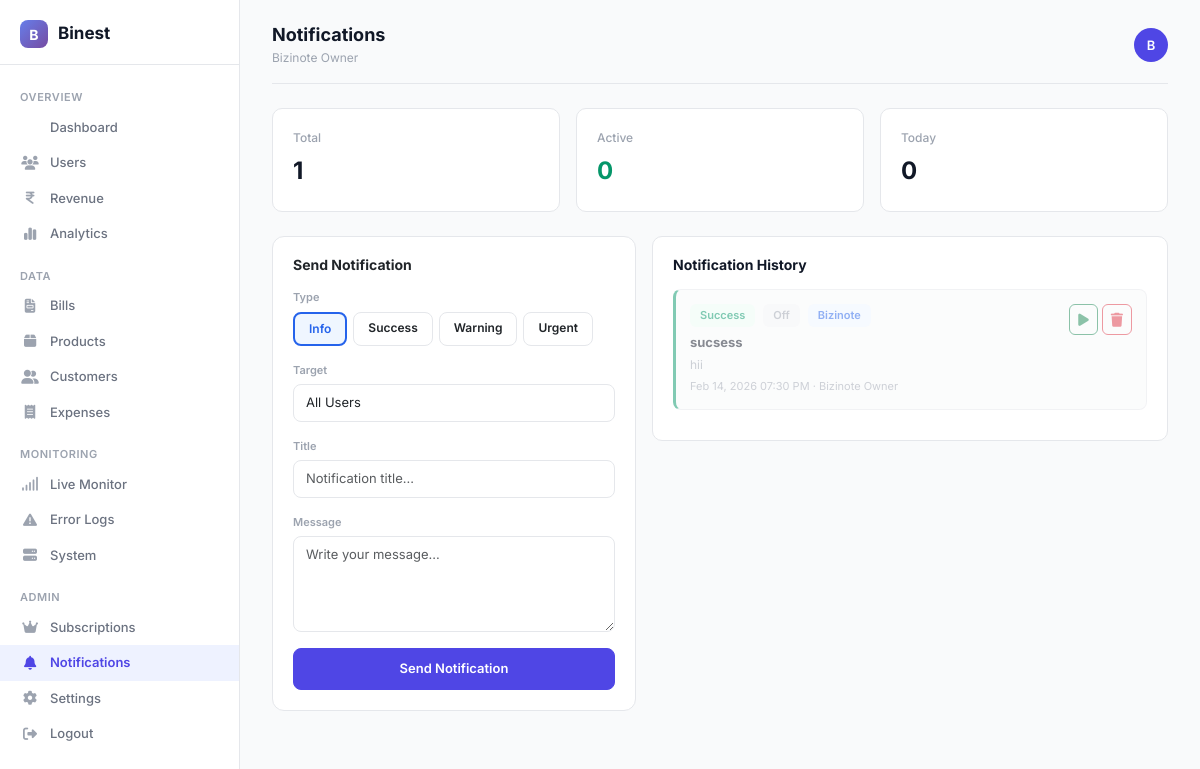
The page /owner/notifications.php (signed in) on the database its author committed.
### tables this page shows
CREATE TABLE `owner_notifications` (
  `id` int(11) NOT NULL AUTO_INCREMENT,
  `title` varchar(255) NOT NULL,
  `message` text NOT NULL,
  `type` enum('info','warning','success','urgent') DEFAULT 'info',
  `target` enum('all','specific') DEFAULT 'all',
  `target_user_id` int(11) DEFAULT NULL,
  `created_by` int(11) NOT NULL,
  `is_active` tinyint(1) DEFAULT 1,
  `created_at` timestamp NOT NULL DEFAULT CURRENT_TIMESTAMP,
  PRIMARY KEY (`id`),
  KEY `idx_active` (`is_active`),
  KEY `idx_target` (`target_user_id`)
);

CREATE TABLE `users` (
  `id` int(11) NOT NULL AUTO_INCREMENT,
  `name` varchar(255) NOT NULL,
  `email` varchar(255) NOT NULL,
  `password` varchar(255) NOT NULL,
  `business_name` varchar(255) DEFAULT NULL,
  `mobile` varchar(20) DEFAULT NULL,
  `address` text DEFAULT NULL,
  `created_at` timestamp NOT NULL DEFAULT current_timestamp(),
  `updated_at` timestamp NOT NULL DEFAULT current_timestamp() ON UPDATE current_timestamp(),
  `is_blocked` tinyint(1) DEFAULT 0,
  PRIMARY KEY (`id`),
  UNIQUE KEY `email` (`email`)
);

CREATE TABLE `owner_users` (
  `id` int(11) NOT NULL AUTO_INCREMENT,
  `username` varchar(100) NOT NULL,
  `email` varchar(255) NOT NULL,
  `password` varchar(255) NOT NULL,
  `full_name` varchar(255) DEFAULT NULL,
  `is_active` tinyint(1) DEFAULT 1,
  `last_login` timestamp NULL DEFAULT NULL,
  `created_at` timestamp NOT NULL DEFAULT current_timestamp(),
  `updated_at` timestamp NOT NULL DEFAULT current_timestamp() ON UPDATE current_timestamp(),
  PRIMARY KEY (`id`),
  UNIQUE KEY `username` (`username`),
  UNIQUE KEY `email` (`email`)
);

### owner/config/functions.php (called while the page is built, shortened)
<?php
function e($string) {
    return htmlspecialchars((string)($string ?? ''), ENT_QUOTES, 'UTF-8');
}
?>

### owner/notifications.php (the view, shortened to what this page needs)
<?php
require_once 'config/db.php';
require_once 'config/functions.php';
try {
    $pdo->exec("CREATE TABLE IF NOT EXISTS owner_notifications (
        id INT AUTO_INCREMENT PRIMARY KEY,
        title VARCHAR(255) NOT NULL,
        message TEXT NOT NULL,
        type ENUM('info','warning','success','urgent') DEFAULT 'info',
        target ENUM('all','specific') DEFAULT 'all',
        target_user_id INT NULL,
        created_by INT NOT NULL,
        is_active TINYINT(1) DEFAULT 1,
        created_at TIMESTAMP DEFAULT CURRENT_TIMESTAMP,
        INDEX idx_active (is_active),
        INDEX idx_target (target_user_id)
    )");
} catch(Exception $e) {}
try {
    $stmt = $pdo->query("
        SELECT n.*, ou.full_name as sender_name, u.name as target_name, u.business_name as target_business
        FROM owner_notifications n
        LEFT JOIN owner_users ou ON n.created_by = ou.id
        LEFT JOIN users u ON n.target_user_id = u.id
        ORDER BY n.created_at DESC LIMIT 50
    ");
    $notifications = $stmt->fetchAll();
} catch(Exception $e) { $notifications = []; }
$totalNotifs = count($notifications);
$activeNotifs = count(array_filter($notifications, fn($n) => $n['is_active']));
$todayNotifs = count(array_filter($notifications, fn($n) => date('Y-m-d', strtotime($n['created_at'])) === date('Y-m-d')));
include 'includes/header.php';
?>
<div class="row g-3 mb-4">
    <div class="col-md-4 col-6"><div class="stat-card"><div class="stat-label">Total</div><div class="stat-value"><?= $totalNotifs ?></div></div></div>
    <div class="col-md-4 col-6"><div class="stat-card"><div class="stat-label">Active</div><div class="stat-value" style="color:var(--green)"><?= $activeNotifs ?></div></div></div>
    <div class="col-md-4 col-6"><div class="stat-card"><div class="stat-label">Today</div><div class="stat-value"><?= $todayNotifs ?></div></div></div>
</div>
<div class="row g-3">
    <div class="col-md-5">
        <div class="card" style="border:1px solid var(--border);border-radius:12px">
            <div class="card-body" style="padding:20px">
                <h6 style="font-weight:700;font-size:14px;margin-bottom:16px">Send Notification</h6>
                <form method="POST">
                    <div class="mb-3">
                        <label style="font-size:11px;font-weight:600;color:var(--text-muted);margin-bottom:6px;display:block">Type</label>
                        <div class="type-select">
                            <div class="type-opt selected" data-type="info" onclick="selectType('info',this)">Info</div>
                            <div class="type-opt" data-type="success" onclick="selectType('success',this)">Success</div>
                            <div class="type-opt" data-type="warning" onclick="selectType('warning',this)">Warning</div>
                            <div class="type-opt" data-type="urgent" onclick="selectType('urgent',this)">Urgent</div>
                        </div>
                    </div>
                    <div class="mb-3">
                        <label style="font-size:11px;font-weight:600;color:var(--text-muted);margin-bottom:6px;display:block">Target</label>
                        <select name="target" class="form-control" style="font-size:13px;border-radius:8px;border:1px solid var(--border)" onchange="document.getElementById('userSelect').style.display=this.value==='specific'?'block':'none'">
                            <option value="all">All Users</option>
                        </select>
                    </div>
                    <div class="mb-3">
                        <label style="font-size:11px;font-weight:600;color:var(--text-muted);margin-bottom:6px;display:block">Title</label>
                        <input type="text" name="title" class="form-control" style="font-size:13px;border-radius:8px;border:1px solid var(--border)" placeholder="Notification title..." required>
                    </div>
                    <div class="mb-3">
                        <label style="font-size:11px;font-weight:600;color:var(--text-muted);margin-bottom:6px;display:block">Message</label>
                        <textarea name="message" class="form-control" rows="4" style="font-size:13px;border-radius:8px;border:1px solid var(--border)" placeholder="Write your message..." required></textarea>
                    </div>
                    <button type="submit" class="btn btn-primary w-100" style="border-radius:8px;font-weight:600;padding:10px;font-size:13px">
                        Send Notification
                    </button>
                </form>
            </div>
        </div>
    </div>
    <div class="col-md-7">
        <div class="table-container">
            <h6 style="font-weight:700;font-size:14px;margin-bottom:16px">Notification History</h6>
            <?php if (empty($notifications)): ?>
                <div class="text-center py-4" style="color:var(--text-muted)">
                    <i class="fas fa-bell-slash" style="font-size:24px"></i>
                    <p class="mt-2 mb-0" style="font-size:13px">No notifications sent yet</p>
                </div>
            <?php else: foreach ($notifications as $n): ?>
                <div class="notif-item type-<?= e($n['type']) ?>" style="<?= !$n['is_active'] ? 'opacity:.5' : '' ?>">
                    <div class="d-flex justify-content-between align-items-start">
                        <div style="flex:1">
                            <div class="d-flex align-items-center gap-2 mb-1 flex-wrap">
                                <span class="sb sb-<?= e($n['type']) ?>"><?= ucfirst(e($n['type'])) ?></span>
                                <span class="sb <?= $n['is_active'] ? 'sb-active' : 'sb-inactive' ?>"><?= $n['is_active'] ? 'Active' : 'Off' ?></span>
                                <?php if ($n['target'] === 'specific'): ?>
                                    <span class="sb" style="background:var(--blue-light);color:var(--blue)"><?= e($n['target_name'] ?: 'User #'.$n['target_user_id']) ?></span>
                                <?php else: ?>
                                    <span class="sb" style="background:#F3F4F6;color:var(--text-secondary)">All Users</span>
                                <?php endif; ?>
                            </div>
                            <strong style="font-size:13px"><?= e($n['title']) ?></strong>
                            <p style="font-size:12px;color:var(--text-muted);margin:4px 0 0"><?= e($n['message']) ?></p>
                            <small style="color:var(--text-muted);font-size:11px"><?= date('M d, Y h:i A', strtotime($n['created_at'])) ?> &middot; <?= e($n['sender_name'] ?? 'Owner') ?></small>
                        </div>
                        <div class="d-flex gap-1">
                            <form method="POST" style="display:inline">
                                <button type="submit" class="btn btn-sm btn-outline-<?= $n['is_active'] ? 'warning' : 'success' ?>" style="border-radius:6px" title="<?= $n['is_active'] ? 'Deactivate' : 'Activate' ?>">
                                    <i class="fas fa-<?= $n['is_active'] ? 'pause' : 'play' ?>"></i>
                                </button>
                            </form>
                            <form method="POST" style="display:inline" onsubmit="return confirm('Delete this notification?')">
                                <button type="submit" class="btn btn-sm btn-outline-danger" style="border-radius:6px"><i class="fas fa-trash"></i></button>
                            </form>
                        </div>
                    </div>
                </div>
            <?php endforeach; endif; ?>
        </div>
    </div>
</div>
<?php include 'includes/footer.php'; ?>

### owner/includes/header.php (style rules this page uses)
:root { --primary: #4F46E5; --primary-light: #EEF2FF; --text-primary: #111827; --text-secondary: #6B7280; --text-muted: #9CA3AF; --border: #E5E7EB; --bg: #F9FAFB; --card-bg: #FFFFFF; --green: #059669; --green-light: #ECFDF5; --red: #DC2626; --red-light: #FEF2F2; --amber: #D97706; --amber-light: #FFFBEB; --blue: #2563EB; --blue-light: #EFF6FF; --sidebar-w: 240px; }
* { box-sizing: border-box; }
body { font-family: 'Inter', -apple-system, BlinkMacSystemFont, sans-serif; background: var(--bg); color: var(--text-primary); font-size: 14px; line-height: 1.5; }
.stat-card, .card-clean { background: var(--card-bg); border: 1px solid var(--border); border-radius: 10px; padding: 20px; }
.stat-value { font-size: 24px; font-weight: 700; color: var(--text-primary); margin-bottom: 2px; }
.stat-label { color: var(--text-muted); font-size: 12px; font-weight: 500; margin-bottom: 6px; }
.table-container { background: var(--card-bg); border: 1px solid var(--border); border-radius: 10px; padding: 20px; }
.btn-primary { background: var(--primary); border-color: var(--primary); font-weight: 600; font-size: 13px; border-radius: 8px; }
.form-control, .form-select { border: 1px solid var(--border); border-radius: 8px; font-size: 13px; padding: 8px 12px; }

### owner/notifications.php (style rules this page uses)
.sb { display:inline-block;padding:3px 10px;border-radius:6px;font-size:11px;font-weight:600 }
.sb-success { background:var(--green-light);color:var(--green) }
.sb-inactive { background:#F3F4F6;color:var(--text-muted) }
.notif-item { background:var(--bg);border-radius:8px;padding:14px;margin-bottom:10px;border:1px solid var(--border) }
.notif-item.type-success { border-left:3px solid var(--green) }
.type-select { display:flex;gap:6px;flex-wrap:wrap }
.type-opt { padding:6px 14px;border-radius:8px;font-size:12px;font-weight:600;cursor:pointer;border:1px solid var(--border);background:#fff }
.type-opt.selected { border-width:2px }
.type-opt[data-type="info"].selected { background:var(--blue-light);border-color:var(--blue);color:var(--blue) }

### rows shown on the page
owner_notifications: is_active "0", created_at "0", type "Success", shows "Off", users.name "Bizinote", title "sucsess", message "hii", created_at "Feb 14, 2026 07:30 PM", owner_users.full_name "Bizinote Owner"

### other values the page prints
$pageTitle "Notifications"
$_SESSION['owner_name'] "Bizinote Owner"
substr($_SESSION['owner_name'] ?? 'O', 0, 1) "B"
$totalNotifs "1"
